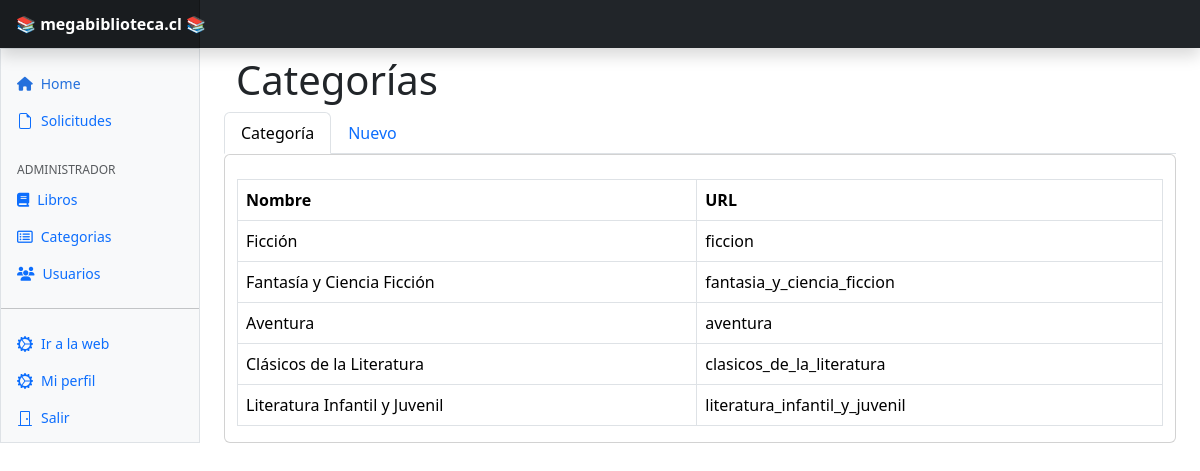
Page /administrador/categoria on the committed database.
### biblioteca/models.py (models this page shows, shortened)
class Categoria(models.Model):
    nombre = models.CharField(max_length=100)
    url = models.CharField(max_length=100, null=True, blank=True)

### biblioteca/routes/viewsAdmin.py (the view)
# urls.py: path('administrador/categoria', viewsAdmin.admin_lista_categoria, name='admin_lista_categoria'),
def admin_lista_categoria(request):
    categorias = Categoria.objects.all()
    return render(request, 'administrador/categoria/index.html', {'categorias': categorias})

### biblioteca/templates/administrador/categoria/index.html (shortened to what this page needs)
{% extends 'layouts/admin/app.html' %}
{% load static %}
{% block contenido %}
  <div class="container">
    <div class="row">
      <h1 class="mt-2">Categorías</h1>
      <ul class="nav nav-tabs">
        <li class="nav-item">
          <a class="nav-link active" href="#">Categoría</a>
        </li>
        <li class="nav-item">
          <a class="nav-link" href="{% url 'admin_create_categoria' %}">Nuevo</a>
        </li>
      </ul>
      <div class="card">
        <table class="table table-bordered mt-4">
          <thead>
            <tr>
              <th scope="col">Nombre</th>
              <th scope="col">URL</th>
            </tr>
          </thead>
          <tbody>
            {% for categoria in categorias %}
              <tr>
                <td>{{ categoria.nombre }}</td>
                <td>{{ categoria.url }}</td>
              </tr>
            {% endfor %}
          </tbody>
        </table>
      </div>
    </div>
  </div>
{% endblock %}

### rows in the picture
Categoria: nombre "Ficción", url "ficcion"
Categoria: nombre "Fantasía y Ciencia Ficción", url "fantasia_y_ciencia_ficcion"
Categoria: nombre "Aventura", url "aventura"
Categoria: nombre "Clásicos de la Literatura", url "clasicos_de_la_literatura"
Categoria: nombre "Literatura Infantil y Juvenil", url "literatura_infantil_y_juvenil"
